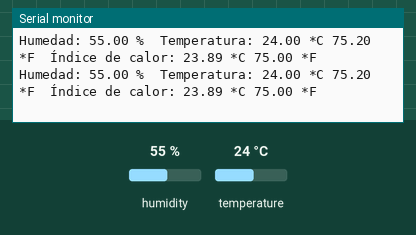
This sketch was run on a simulated Arduino Uno, built with avr-gcc and run on an emulated ATmega328P. Shown: the last lines printed to the serial monitor. Inputs (shaded band) come from the test bench; at power-on: humidity 55 %, temperature 24 °C.

Above: at 10.8 s.
10.9 s: humidity set to 22 %
At 16.2 s:
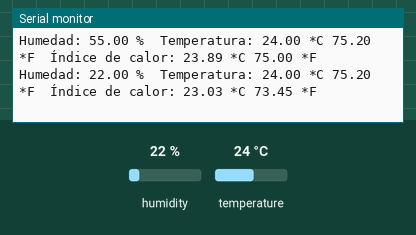
18.4 s: temperature set to 12 °C
At 21.7 s:
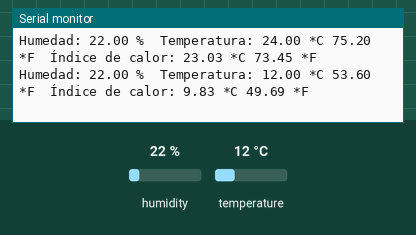
25.9 s: humidity set to 40 %
At 31.3 s:
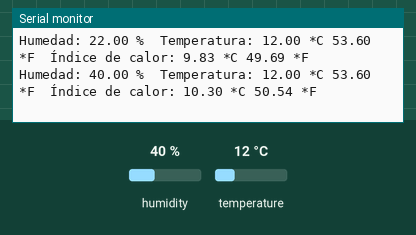
Timing chart, 0 to 32.8 s (numbered marks = the images above; inputs shaded):
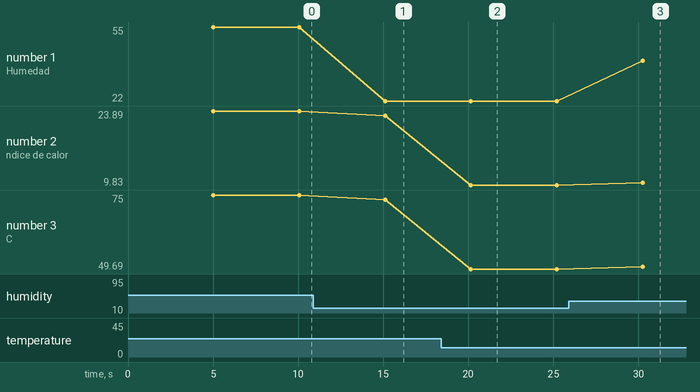

Measured:
- after the input at 10.9 s, the serial monitor: prints a new line after 4.2 s (image 1)
- after the input at 18.4 s, the serial monitor: prints a new line after 1.8 s (image 2)
- after the input at 25.9 s, the serial monitor: prints a new line after 4.3 s (image 3)
- plotted number 1: 55 → 22 after the input at 10.9 s, 22 → 40 after the input at 25.9 s
- plotted number 2: 23.89 → 23.03 after the input at 10.9 s, 23.03 → 9.83 after the input at 18.4 s, 9.83 → 10.3 after the input at 25.9 s
- plotted number 3: 75 → 73.45 after the input at 10.9 s, 73.45 → 49.69 after the input at 18.4 s, 49.69 → 50.54 after the input at 25.9 s

The sketch:

dht11_sensor_temperatura.ino
```cpp
/*

 1. En el menu herramientas verificar: Placa(arduino) y puerto(comUSB)
 2. Para este sensor DHT11 hay varios problemas,
 porque hay 2 diagramas para conectar:
 ver comentarios en el manual de Programar Facil
 https://programarfacil.com/blog/arduino-blog/sensor-dht11-temperatura-humedad-arduino/#Programando_el_DHT11_desde_el_IDE_de_Arduino
este diagrama no concuerda con este otro diagrama
http://mthackathon.info/resources/37-SENSOR-KIT-TUTORIAL-FOR-UNO-AND-MEGA.pdf
Nuestro sensor funcionó con el este último

3. Usamos el código básico de
https://programarfacil.com/blog/arduino-blog/sensor-dht11-temperatura-humedad-arduino/#Programando_el_DHT11_desde_el_IDE_de_Arduino

4. Para evitar los errores en la compilación, se debe de incluimos las sig, dos librerías (mas fácil de procesar información)
 ir a programa -> include library -> manage libraries
 DHT
 adafruit unified sensor
 Agregar la linea  #Adafruit_sensor.h   de acuerdo a
 https://github.com/adafruit/DHT-sensor-library/issues/62
 en el directorio .../Arduino/libraries/Adafruit_Unified_Sensor/

5 Para ver los datos generados por el sensor, ir a menu
 herramientas -> Monitor Serie

*/

#include <Adafruit_Sensor.h>
#include <DHT.h>

// Definimos el pin digital donde se conecta el sensor
#define DHTPIN 2
// Dependiendo del tipo de sensor
#define DHTTYPE DHT11

// Inicializamos el sensor DHT11
DHT dht(DHTPIN, DHTTYPE);

void setup() {
  // Inicializamos comunicación serie
  Serial.begin(9600);

  // Comenzamos el sensor DHT
  dht.begin();

}

void loop() {
    // Esperamos 5 segundos entre medidas
  delay(5000);

  // Leemos la humedad relativa
  float h = dht.readHumidity();
  // Leemos la temperatura en grados centígrados (por defecto)
  float t = dht.readTemperature();
  // Leemos la temperatura en grados Fahreheit
  float f = dht.readTemperature(true);

  // Comprobamos si ha habido algún error en la lectura
  if (isnan(h) || isnan(t) || isnan(f)) {
    Serial.println("Error obteniendo los datos del sensor DHT11");
    return;
  }

  // Calcular el índice de calor en Fahreheit
  float hif = dht.computeHeatIndex(f, h);
  // Calcular el índice de calor en grados centígrados
  float hic = dht.computeHeatIndex(t, h, false);

  Serial.print("Humedad: ");
  Serial.print(h);
  Serial.print(" %\t");
  Serial.print("Temperatura: ");
  Serial.print(t);
  Serial.print(" *C ");
  Serial.print(f);
  Serial.print(" *F\t");
  Serial.print("Índice de calor: ");
  Serial.print(hic);
  Serial.print(" *C ");
  Serial.print(hif);
  Serial.println(" *F");

}
```
